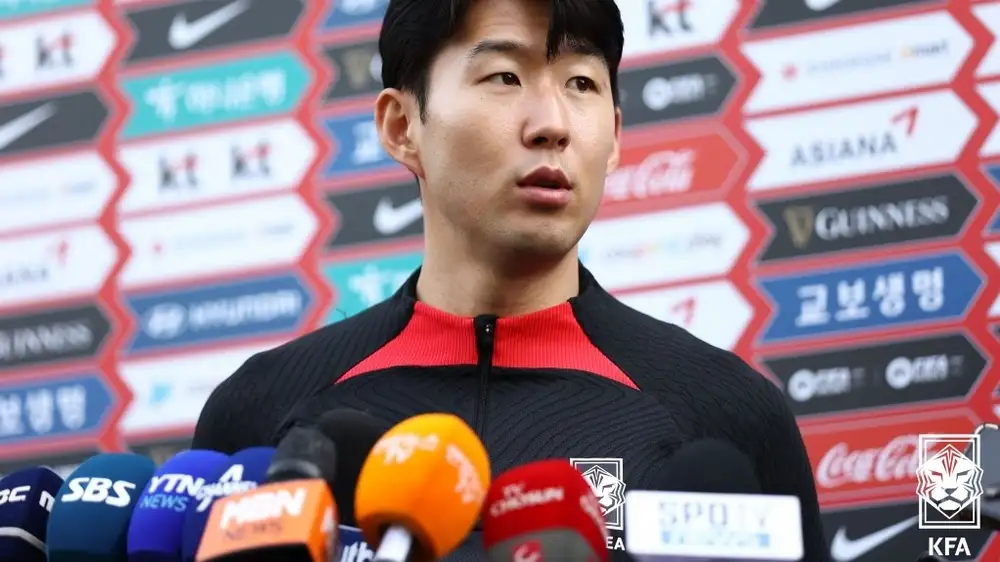
#> input picture soccer.jpg, 1000 x 562 px
$ jupyter execute week3-7.ipynb
#> lines starting #> are read from the running program, lines starting #| are printed output that depends on the picture; after the words box and inside, x2 and y2 are one past the last pixel; in counts of white or black regions, pixels touching at a corner belong together
[cell 1]
import cv2 as cv
import numpy as np

img=cv.imread('soccer.jpg')
#> img is the input picture: shape (562, 1000, 3); mean B, G, R 139.4, 130.2, 150
img=cv.resize(img,dsize=(0,0),fx=0.4,fy=0.4)
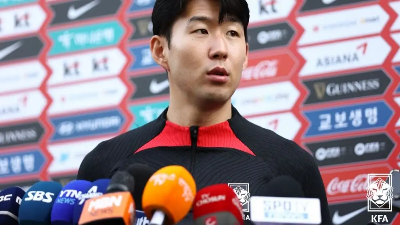
#> img: shape (225, 400, 3); mean B, G, R 139.3, 130.1, 149.8
gray=cv.cvtColor(img,cv.COLOR_BGR2GRAY)
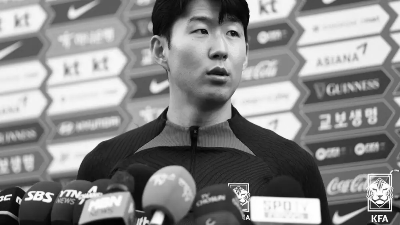
#> gray: shape (225, 400); min 2, max 255, mean 137
cv.putText(gray,'soccer',(10,20),cv.FONT_HERSHEY_SIMPLEX,0.7,(255,255,255),2)
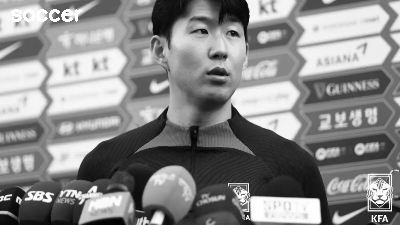
#> gray: shape (225, 400); 0.56% of pixels changed, all inside (x1, y1, x2, y2) = (11, 9, 83, 22)

gaussian=np.hstack((cv.GaussianBlur(gray,(5,5),0.0),cv.GaussianBlur(gray,(9,9),0.0),cv.GaussianBlur(gray,(15,15),0.0)))
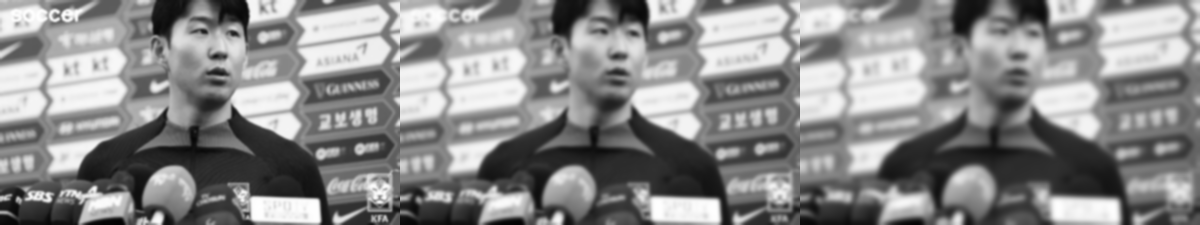
#> gaussian: shape (225, 1200); min 3, max 255, mean 137.5
median = np.hstack((cv.medianBlur(gray, 5), cv.medianBlur(gray, 9), cv.medianBlur(gray, 15)))
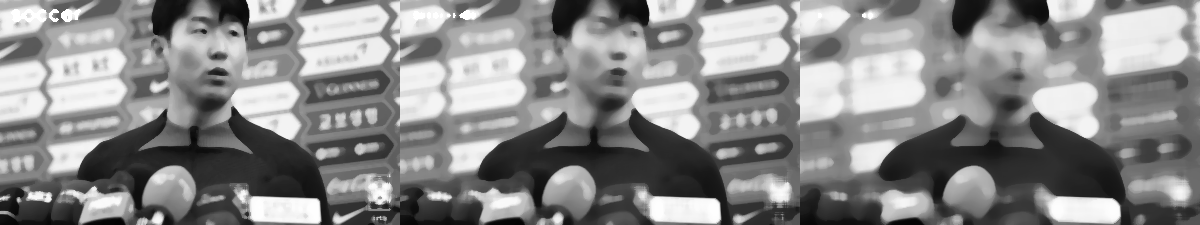
#> median: shape (225, 1200); min 3, max 255, mean 136.5
cv.imshow('Gaussian',gaussian)
cv.imshow('Median',median)

cv.waitKey()
cv.destroyAllWindows()

$ run again, with rose.jpg copied over soccer.jpg
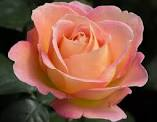
#> input picture rose.jpg, 157 x 122 px
#> img is the input picture: shape (122, 157, 3); mean B, G, R 69.7, 87.2, 138.4
#> img: shape (49, 63, 3)
#> `cv.putText(gray,'soccer',(10,20),cv.FONT_HERSHEY_SIMPLEX,0.7,(255,255,..`:
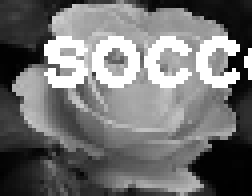
#> gray: shape (49, 63) (shown 4 times larger); min 0, max 255, mean 114.1
#> `median = np.hstack((cv.medianBlur(gray, 5), cv.medianBlur(gray, 9), cv..`:
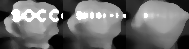
#> median: shape (49, 189); min 1, max 255, mean 109.4
